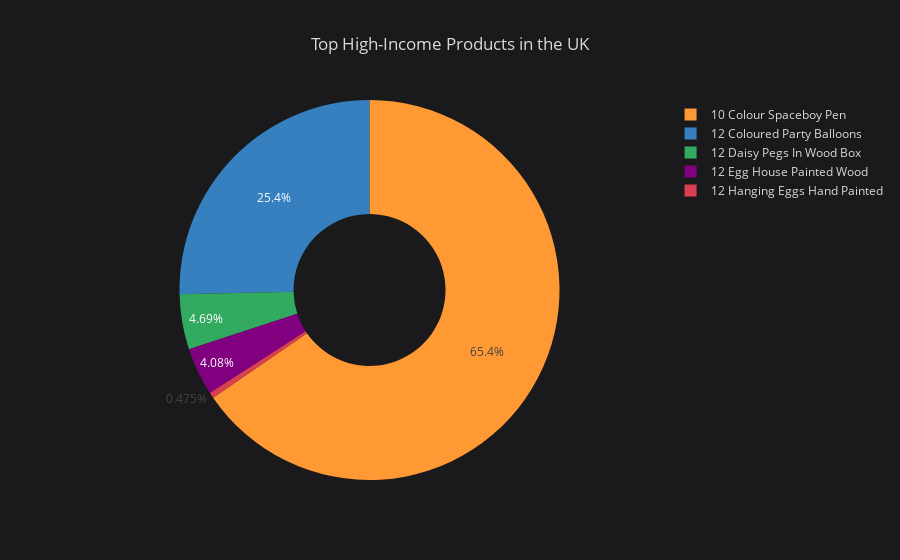

Source (notebook cell):
### Code cell
popular_UK_2=popular_UK.groupby(by='ProductName', as_index = False)['Total'].sum().head().sort_values('Total', ascending = False)
popular_UK_2.iplot(kind='pie', labels='ProductName', values='Total', hole =.4,title='Top High-Income Products in the UK')

### Figure 1 — Plotly figure (JSON) as saved in the notebook; plotly's stock layout.template omitted (floating-point values rounded to 4 significant figures)
{"data": [{"hole": 0.4, "labels": ["10 Colour Spaceboy Pen", "12 Coloured Party Balloons", "12 Daisy Pegs In Wood Box", "12 Egg House Painted Wood", "12 Hanging Eggs Hand Painted"], "marker": {"colors": ["rgba(255, 153, 51, 1.0)", "rgba(55, 128, 191, 1.0)", "rgba(50, 171, 96, 1.0)", "rgba(128, 0, 128, 1.0)", "rgba(219, 64, 82, 1.0)"]}, "name": "", "type": "pie", "values": [49620.0, 19240.0, 3560.0, 3096.0, 360.3]}], "layout": {"legend": {"bgcolor": "#1A1A1C", "font": {"color": "#D9D9D9"}}, "paper_bgcolor": "#1A1A1C", "plot_bgcolor": "#1A1A1C", "title": "Top High-Income Products in the UK", "titlefont": {"color": "#D9D9D9"}}}
